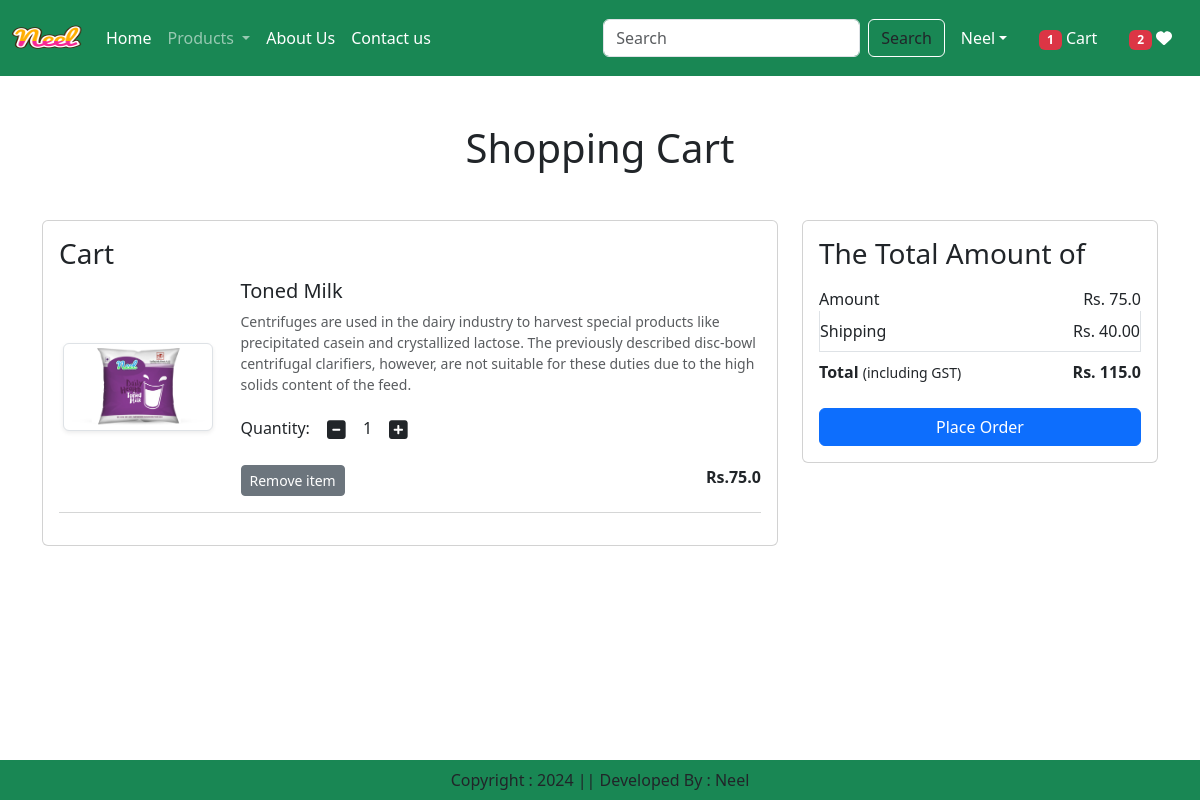
The page /cart/ (signed in) on the database as committed earlier.
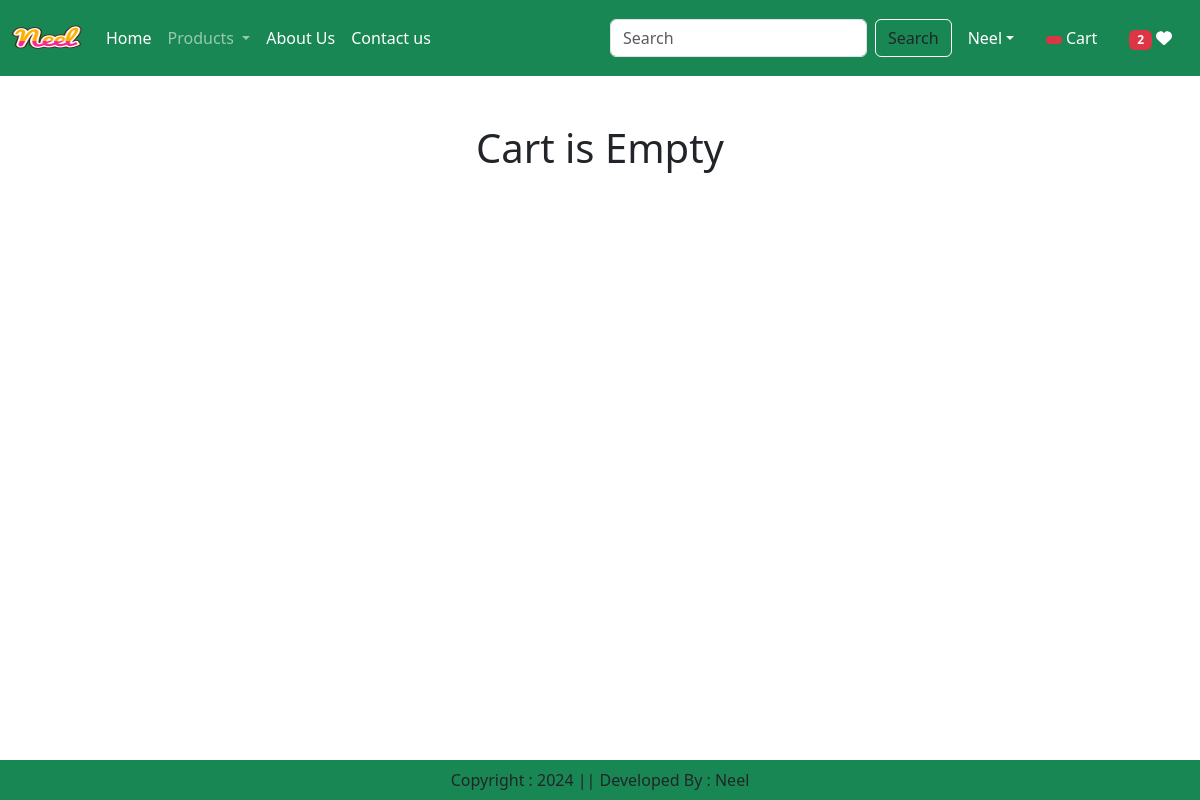
The same page on the database as committed later.
### app/models.py (models this page shows, shortened)
class Cart(models.Model):
    user = models.ForeignKey(User,on_delete=models.CASCADE)
    product = models.ForeignKey (Product,on_delete=models.CASCADE)
    quantity = models.PositiveIntegerField(default=1)

class Product(models.Model):
    title = models.CharField(max_length=100)
    selling_price = models.FloatField()
    discounted_price = models.FloatField()
    description = models.TextField()
    composition = models.TextField(default='')
    prodapp= models.TextField(default='')
    category = models.CharField(choices=CATEGORY_CHOICES, max_length=2)
    products_image = models.ImageField(upload_to='product')

### app/views.py (the view)
# urls.py: path('cart/', views.show_cart, name='showcart'),
@login_required
def show_cart(request):
    user = request.user
    cart = Cart.objects.filter(user=user)
    amount=0
    for p in cart:
        value = p.quantity * p.product.discounted_price
        amount = amount + value
    totalamount = amount + 40
    totalitem = 0
    wishitem = 0
    if request.user.is_authenticated:
        totalitem = len(Cart.objects.filter(user=request.user))
        wishitem = len(Wishlist.objects.filter(user=request.user))
    return render(request, 'app/addtocart.html',locals())

### app/templates/app/addtocart.html (shortened to what this page needs)
{% extends 'app/base.html' %}
{% load static %}
{% block main-content %}
<div class="container my-5  ">
    <div class="row">
        {% if cart %}
        <h1 class="text-center mb-5">Shopping Cart</h1>
        <div class="col-sm-8">
            <div class="card">
                <div class="card-body">
                    <h3>Cart</h3>
                    {% for item in cart %}
                    <div class="row">
                        <div class="col-sm-3 text-center align-self-center"><img src="{{item.product.products_image.url}}" alt="" srcset="" class="img-fluid img-thumbnail shadow-sm" height="150" width="150"> </div>
                        <div class="col-sm-9">
                            <div>
                                <h5>{{item.product.title}}</h5>
                                <p class="mb-2 text-muted small">{{item.product.description}}</p>
                                <div class="my-3">
                                    <label for="quantity">Quantity: </label>
                                    <a class="minus-cart btn" pid={{item.product.id}}><i class="fas fa-minus-square  fa-lg"></i></a>
                                    <span id="quantity">{{item.quantity}}</span>
                                    <a class="plus-cart btn" pid={{item.product.id}}><i class="fas fa-plus-square fa-lg"></i></a>
                                </div>
                                <div class="d-flex justify-content-between">
                                    <a href="#" class="remove-cart btn btn-sm btn-secondary mr-3" pid={{item.product.id}}>Remove item </a>
                                    <p class="mb-0"><span><strong>Rs.{{item.product.discounted_price}}</strong></span>
                                    </p>
                                </div>
                            </div>
                        </div>
                    </div>
                    <hr class="text-muted">
                    {% endfor %}
                </div>
            </div>
        </div>
        <div class="col-sm-4">
            <div class="card">
                <div class="card-body">
                    <h3>The Total Amount of</h3>
                    <ul class="list-group">
                        <li class="list-group-item d-flex justify-content-between align-items-center border-0 px-0 pb-0"> Amount<span id="amount">Rs. {{amount}}</span></li>
                        <li class="list-group-item d-flex justify-content-between align-items-center px-0">Shipping
                            <span>Rs. 40.00</span></li>
                        <li
                            class="list-group-item d-flex justify-content-between align-items-center border-0 px-0 mb-3">
                            <div>
                                <strong>Total</strong> <small>(including GST)</small>
                            </div>
                            <span id="totalamount"><strong>Rs. {{totalamount}}</strong></span>
                        </li>
                    </ul>
                    <div class="d-grid"><a href="{% url 'checkout' %}" class="btn btn-primary">Place Order</a></div>
                </div>
            </div>
        </div>
        {% else %}
        <h1 class="text-center mb-5">Cart is Empty</h1>
        {% endif %}
    </div>
</div>
{% endblock main-content %}

Rows that differ between the two databases and show on the page:
removed Cart: product.products_image (picture), product "Toned Milk", product.description "Centrifuges are used in the dairy industry to harvest special products like precipitated casein and crystallized lactose. The previously described disc-bowl centrifugal clarifiers, however, are not suitable for these duties due to the high solids content of the feed.", quantity "1", product.discounted_price "75.0"
Other text that changed with them:
{{ totalitem }}: "1" → (not shown)
{{ amount }}: "75.0" → (not shown)
{{ totalamount }}: "115.0" → (not shown)
text no longer shown: "Shopping Cart Cart The Total Amount of Amount Rs. Shipping Rs. 40.00 Total (including GST) Rs. Place Order"
text now shown: "Cart is Empty"
